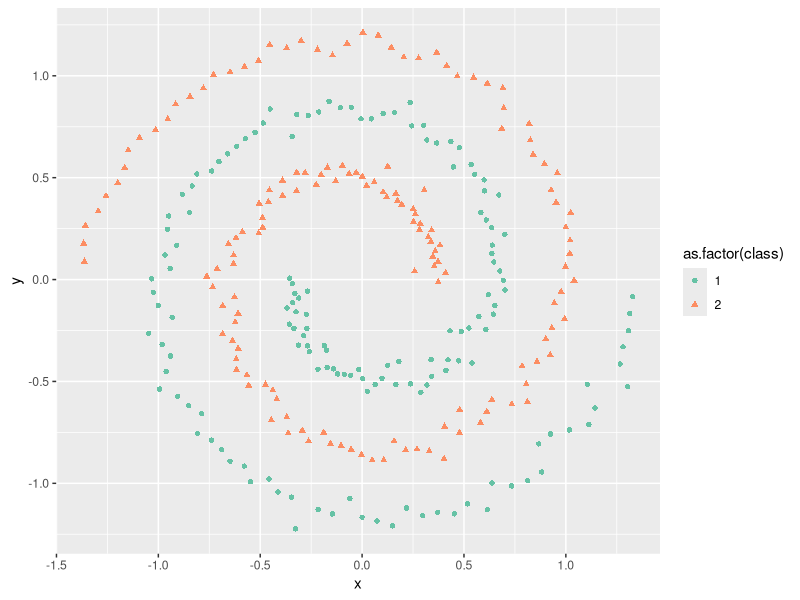
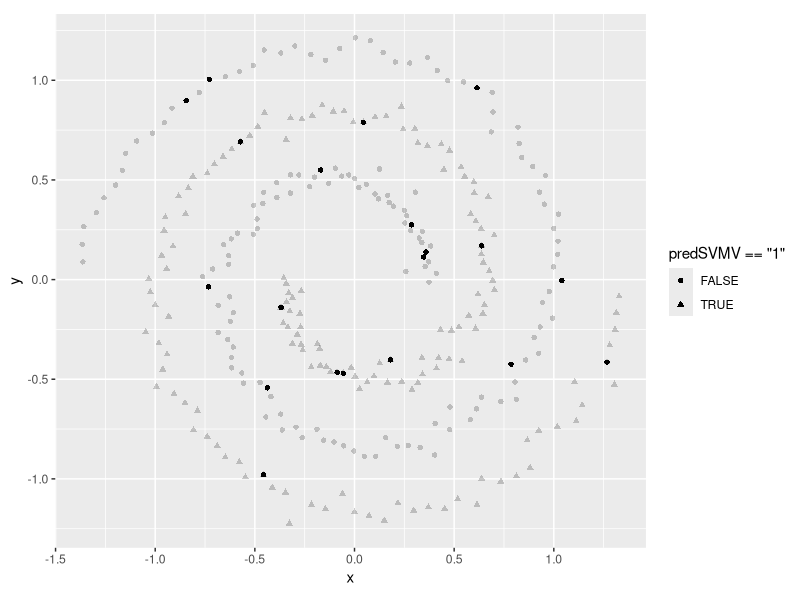
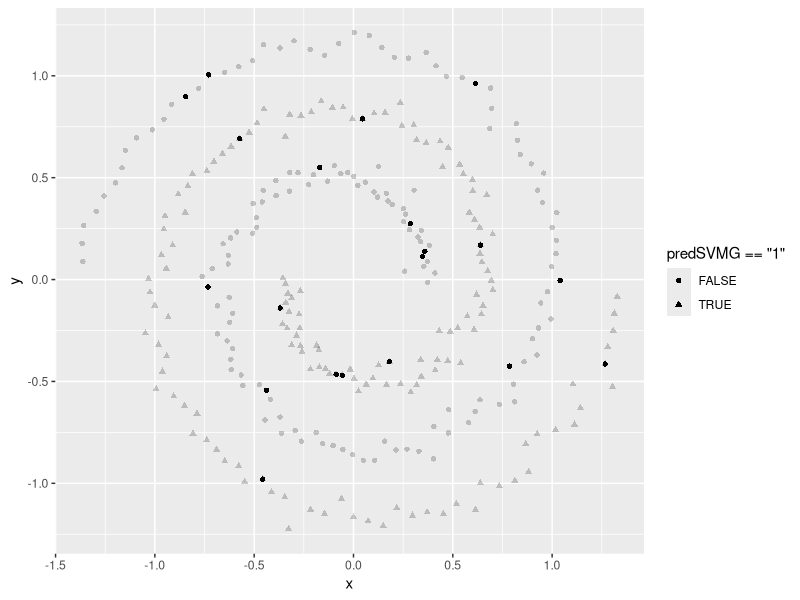

These charts were generated, in order, by the following R code:
library('kernlab')
library('ggplot2')

#load the data spirals
data('spirals')

#spectral clustering to identify two spirals
sc<-specc(spirals,centers=2)
df <- data.frame(x=spirals[,1], y=spirals[,2],class = as.numeric(sc))
ggplot(data=df) + geom_point(aes(x=x,y=y,shape=as.factor(class),colour=as.factor(class)))+ scale_colour_brewer(palette="Set2") +coord_fixed() 


#KERNEL 1 
set.seed(2335246L)
df$group <- sample.int(100,size=dim(df)[[1]],replace=T)
sTrain <- subset(df,group>10)
sTest <- subset(df,group<=10)
mSVMV <- ksvm(class~x+y,data=sTrain,kernel='vanilladot')
sTest$predSVMV <- predict(mSVMV,newdata=sTest,type='response')
ggplot() +
  geom_point(data=sTest,aes(x=x,y=y,shape=predSVMV=='1'),
             show_guide=T) +
  geom_point(data=df,aes(x=x,y=y,shape=class=='1'),alpha=0.2,
             show_guide=F) +
  coord_fixed()


#KERNEL 2

mSVMG <- ksvm(class~x+y,data=sTrain,kernel='rbfdot')
sTest$predSVMG <- predict(mSVMG,newdata=sTest,type='response')
ggplot() +
  geom_point(data=sTest,aes(x=x,y=y,shape=predSVMG=='1'),
             show_guide=T) +
  geom_point(data=df,aes(x=x,y=y,shape=class=='1'),alpha=0.2,
             show_guide=F)
